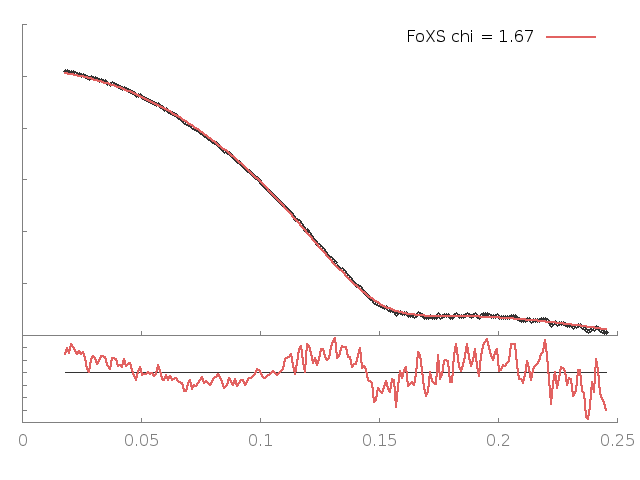

gnuplot code for this plot:
set terminal png enhanced; set output "23906g.B99990073_23906_merge2_q25.png";
set lmargin 2; set rmargin 2;set multiplot
set origin 0,0;set size 1,0.3; set tmargin 0; set bmargin 3;set ylabel '';set format y '';set xtics nomirror;set ytics nomirror; set border 3
set style line 11 lc rgb '#808080' lt 1;set border 3 back ls 11;f(x)=1
plot f(x) notitle lc rgb '#333333', '23906g.B99990073_23906_merge2_q25.dat' u 1:($2/$3) notitle w lines lw 2.5 lc rgb '#e26261'
set origin 0,0.3;set size 1,0.69; set bmargin 0; set tmargin 1;set xlabel ''; set format x ''; set ylabel '';
plot '23906g.B99990073_23906_merge2_q25.dat' u 1:2 thru log(y) notitle lc rgb '#333333' pt 6 ps 0.8, '23906g.B99990073_23906_merge2_q25.dat' u 1:3 thru log(y) t 'FoXS chi = 1.67' w lines lw 2.5 lc rgb '#e26261'
unset multiplot
reset
